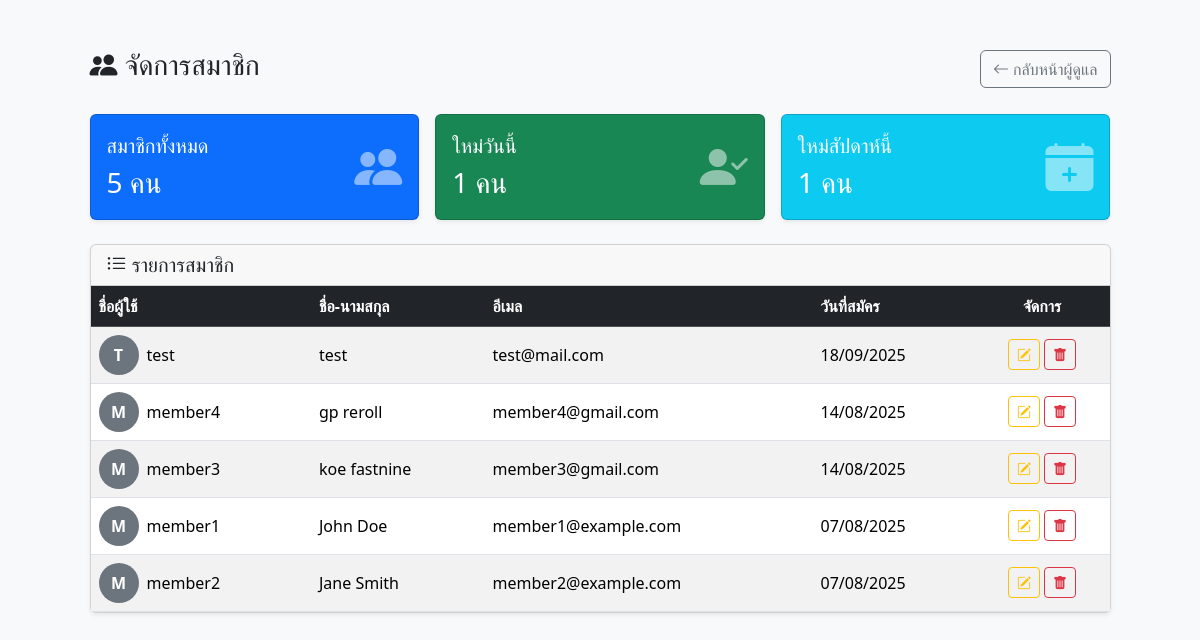
The page /online_shop/admin/users.php (signed in) on the database its author committed.
### tables this page shows
CREATE TABLE `users` (
  `user_id` int(11) NOT NULL,
  `username` varchar(50) NOT NULL,
  `password` varchar(255) NOT NULL,
  `email` varchar(100) NOT NULL,
  `full_name` varchar(100) DEFAULT NULL,
  `role` enum('admin','member') DEFAULT 'member',
  `created_at` timestamp NOT NULL DEFAULT current_timestamp()
);

### online_shop/admin/users.php (the view, shortened to what this page needs)
<?php
require '../config.php';
$stmt = $conn->prepare("SELECT * FROM users WHERE role = 'member' ORDER BY created_at DESC");
$stmt->execute();
$users = $stmt->fetchAll(PDO::FETCH_ASSOC);
$today_users = array_filter($users, function ($user) {
    return date('Y-m-d', strtotime($user['created_at'])) == date('Y-m-d');
});
$week_users = array_filter($users, function ($user) {
    return strtotime($user['created_at']) >= strtotime('-7 days');
});
?>
<!DOCTYPE html>
<html lang="th">
<head>
    <link href="https://cdn.jsdelivr.net/npm/bootstrap@5.3.2/dist/css/bootstrap.min.css" rel="stylesheet">
    <link rel="stylesheet" href="https://cdn.jsdelivr.net/npm/bootstrap-icons@1.11.3/font/bootstrap-icons.min.css">
</head>
<body class="bg-light">
    <div class="container mt-5">
        <div class="row justify-content-center">
            <div class="col-lg-11">
                <div class="d-flex justify-content-between align-items-center mb-4">
                    <h1 class="h3"><i class="bi bi-people-fill"></i> จัดการสมาชิก</h1>
                    <a href="index.php" class="btn btn-outline-secondary"><i class="bi bi-arrow-left"></i> กลับหน้าผู้ดูแล</a>
                </div>
                <div class="row g-3 mb-4">
                    <div class="col-md-4">
                        <div class="card bg-primary text-white shadow-sm">
                            <div class="card-body d-flex justify-content-between align-items-center">
                                <div>
                                    <h5 class="card-title">สมาชิกทั้งหมด</h5>
                                    <h3 class="mb-0"><?= count($users) ?> คน</h3>
                                </div>
                                <i class="bi bi-people-fill opacity-50" style="font-size: 3rem;"></i>
                            </div>
                        </div>
                    </div>
                    <div class="col-md-4">
                        <div class="card bg-success text-white shadow-sm">
                            <div class="card-body d-flex justify-content-between align-items-center">
                                <div>
                                    <h5 class="card-title">ใหม่วันนี้</h5>
                                    <h3 class="mb-0"><?= count($today_users) ?> คน</h3>
                                </div>
                                <i class="bi bi-person-check-fill opacity-50" style="font-size: 3rem;"></i>
                            </div>
                        </div>
                    </div>
                    <div class="col-md-4">
                        <div class="card bg-info text-white shadow-sm">
                            <div class="card-body d-flex justify-content-between align-items-center">
                                <div>
                                    <h5 class="card-title">ใหม่สัปดาห์นี้</h5>
                                    <h3 class="mb-0"><?= count($week_users) ?> คน</h3>
                                </div>
                                <i class="bi bi-calendar-plus-fill opacity-50" style="font-size: 3rem;"></i>
                            </div>
                        </div>
                    </div>
                </div>
                <div class="card shadow-sm">
                     <div class="card-header">
                        <h5 class="mb-0"><i class="bi bi-list-ul"></i> รายการสมาชิก</h5>
                    </div>
                    <div class="card-body p-0">
                        <?php if (empty($users)) : ?>
                            <div class="text-center p-5">
                                <i class="bi bi-person-x-fill text-muted" style="font-size: 4rem;"></i>
                                <h4 class="mt-3 text-muted">ยังไม่มีสมาชิกในระบบ</h4>
                            </div>
                        <?php else : ?>
                            <div class="table-responsive">
                                <table class="table table-hover table-striped mb-0 align-middle">
                                    <thead class="table-dark">
                                        <tr>
                                            <th scope="col">ชื่อผู้ใช้</th>
                                            <th scope="col">ชื่อ-นามสกุล</th>
                                            <th scope="col">อีเมล</th>
                                            <th scope="col">วันที่สมัคร</th>
                                            <th scope="col" class="text-center">จัดการ</th>
                                        </tr>
                                    </thead>
                                    <tbody>
                                        <?php foreach ($users as $user) : ?>
                                            <tr>
                                                <td>
                                                    <div class="d-flex align-items-center">
                                                        <div class="bg-secondary rounded-circle d-flex align-items-center justify-content-center text-white fw-bold me-2" style="width: 40px; height: 40px;">
                                                            <?= strtoupper(substr($user['username'], 0, 1)) ?>
                                                        </div>
                                                        <span><?= htmlspecialchars($user['username']) ?></span>
                                                    </div>
                                                </td>
                                                <td><?= htmlspecialchars($user['full_name']) ?: '<em class="text-muted">ไม่มีข้อมูล</em>' ?></td>
                                                <td><?= htmlspecialchars($user['email']) ?></td>
                                                <td><?= date('d/m/Y', strtotime($user['created_at'])) ?></td>
                                                <td class="text-center">
                                                    <a href="edit_user.php?id=<?= $user['user_id'] ?>" class="btn btn-sm btn-outline-warning"><i class="bi bi-pencil-square"></i></a>
                                                    <a href="users.php?delete=<?= $user['user_id'] ?>" class="btn btn-sm btn-outline-danger" onclick="return confirm('คุณต้องการลบสมาชิกนี้หรือไม่?')"><i class="bi bi-trash-fill"></i></a>
                                                </td>
                                            </tr>
                                        <?php endforeach; ?>
                                    </tbody>
                                </table>
                            </div>
                        <?php endif; ?>
                    </div>
                </div>
            </div>
        </div>
    </div>
</body>
</html>

### rows shown on the page
users: username "T", username "test", full_name "test", email "test@mail.com", created_at "18/09/2025"
users: username "M", username "member4", full_name "gp reroll", email "member4@gmail.com", created_at "14/08/2025"
users: username "M", username "member3", full_name "koe fastnine", email "member3@gmail.com", created_at "14/08/2025"
users: username "M", username "member1", full_name "John Doe", email "member1@example.com", created_at "07/08/2025"
users: username "M", username "member2", full_name "Jane Smith", email "member2@example.com", created_at "07/08/2025"

### other values the page prints
count($users) "5"
count($today_users) "1"
count($week_users) "1"
